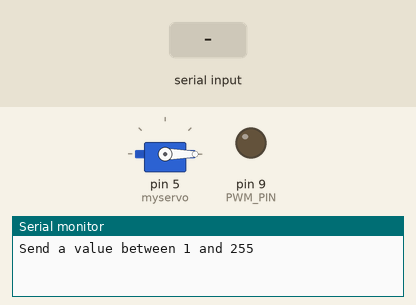
Simulated run of this sketch. Board: Arduino Uno, built with avr-gcc and run on an emulated ATmega328P. Shown: servo, output pins drawn as LEDs (lit = HIGH), the last lines printed to the serial monitor. The test bench sets the inputs (shaded band). Pins used as bus, display or sensor lines are not drawn.

Above: at 1.2 s.
1.3 s: "90,45\n" received over Serial
At 1.9 s:
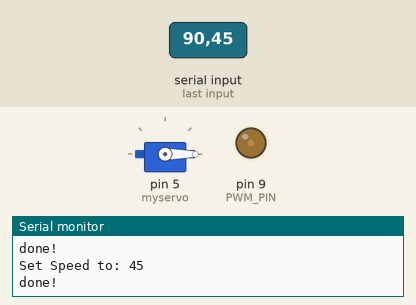
2.8 s: "30,150\n" received over Serial
At 3.1 s:
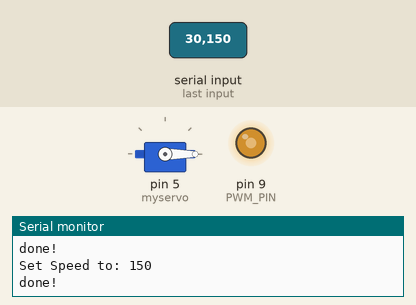
4.3 s: "200\n" received over Serial
At 5.3 s:
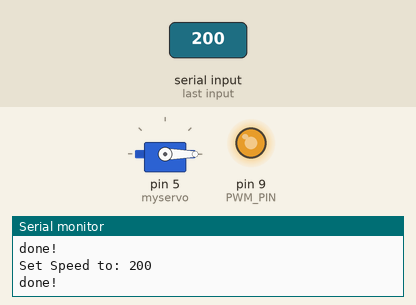
5.8 s: "90\n" received over Serial
At 6.4 s:
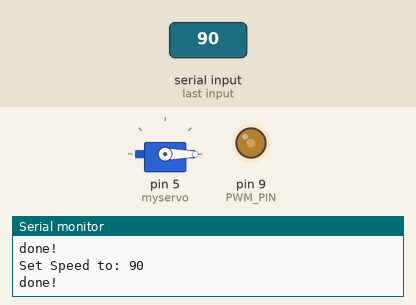
Timing chart, 0 to 8.3 s (numbered marks = the images above; inputs shaded):
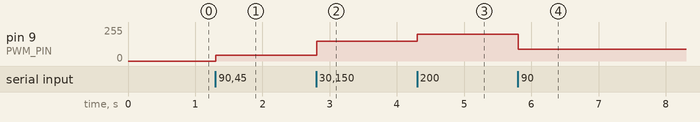

Measured:
- after the input at 1.3 s, pin 9 (PWM_PIN): 0/255 → 45/255 at once
- after the input at 2.8 s, pin 9 (PWM_PIN): 45/255 → 150/255 at once
- after the input at 4.3 s, pin 9 (PWM_PIN): 150/255 → 200/255 at once
- after the input at 5.8 s, pin 9 (PWM_PIN): 200/255 → 90/255 at once

The sketch:

PwmWaterpump_Arduino.ino
```cpp
int PWM_PIN = 9;
int pwmval = 0;
#include <Servo.h> // 建立一個 Servo 物件
Servo myservo; // 旋轉角度
int value = -180;

void setup() {
  Serial.begin(9600);
  pinMode(PWM_PIN, OUTPUT);
  Serial.println("Send a value between 1 and 255");
  myservo.attach(5); // Servo 接在 pin 9
  digitalWrite(5, HIGH);
}

void loop() {

  analogWrite(5, 10);
  myservo.write(value); //馬達到90度位置
  //255=5V,255/5=51=1V
  if (Serial.available() > 1) {
    pwmval =  Serial.parseInt();
    Serial.print("Set Speed to: ");
    Serial.println(pwmval);
    analogWrite(PWM_PIN, pwmval);
    //analogWriteFreq(20);
    Serial.println("done!");
  }
}
```
